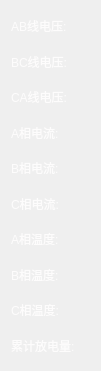
   <widget class="QWidget" name="layoutWidget_4">
    <property name="geometry">
     <rect>
      <x>530</x>
      <y>140</y>
      <width>101</width>
      <height>371</height>
     </rect>
    </property>
    <layout class="QVBoxLayout" name="verticalLayout_7">
     <item>
      <widget class="QLabel" name="label_38">
       <property name="styleSheet">
        <string notr="true">font: 17px &quot;Ubuntu&quot;;
color: rgb(253, 252, 252);</string>
       </property>
       <property name="text">
        <string>AB线电压:</string>
       </property>
      </widget>
     </item>
     <item>
      <widget class="QLabel" name="label_43">
       <property name="styleSheet">
        <string notr="true">font: 17px &quot;Ubuntu&quot;;
color: rgb(253, 252, 252);</string>
       </property>
       <property name="text">
        <string>BC线电压:</string>
       </property>
      </widget>
     </item>
     <item>
      <widget class="QLabel" name="label_142">
       <property name="styleSheet">
        <string notr="true">font: 17px &quot;Ubuntu&quot;;
color: rgb(253, 252, 252);</string>
       </property>
       <property name="text">
        <string>CA线电压:</string>
       </property>
      </widget>
     </item>
     <item>
      <widget class="QLabel" name="label_143">
       <property name="styleSheet">
        <string notr="true">font: 17px &quot;Ubuntu&quot;;
color: rgb(253, 252, 252);</string>
       </property>
       <property name="text">
        <string>A相电流:</string>
       </property>
      </widget>
     </item>
     <item>
      <widget class="QLabel" name="label_144">
       <property name="styleSheet">
        <string notr="true">font: 17px &quot;Ubuntu&quot;;
color: rgb(253, 252, 252);</string>
       </property>
       <property name="text">
        <string>B相电流:</string>
       </property>
      </widget>
     </item>
     <item>
      <widget class="QLabel" name="label_145">
       <property name="styleSheet">
        <string notr="true">font: 17px &quot;Ubuntu&quot;;
color: rgb(253, 252, 252);</string>
       </property>
       <property name="text">
        <string>C相电流:</string>
       </property>
      </widget>
     </item>
     <item>
      <widget class="QLabel" name="label_146">
       <property name="styleSheet">
        <string notr="true">font: 17px &quot;Ubuntu&quot;;
color: rgb(253, 252, 252);</string>
       </property>
       <property name="text">
        <string>A相温度:</string>
       </property>
      </widget>
     </item>
     <item>
      <widget class="QLabel" name="label_147">
       <property name="styleSheet">
        <string notr="true">font: 17px &quot;Ubuntu&quot;;
color: rgb(253, 252, 252);</string>
       </property>
       <property name="text">
        <string>B相温度:</string>
       </property>
      </widget>
     </item>
     <item>
      <widget class="QLabel" name="label_148">
       <property name="styleSheet">
        <string notr="true">font: 17px &quot;Ubuntu&quot;;
color: rgb(253, 252, 252);</string>
       </property>
       <property name="text">
        <string>C相温度:</string>
       </property>
      </widget>
     </item>
     <item>
      <widget class="QLabel" name="label_149">
       <property name="styleSheet">
        <string notr="true">font: 17px &quot;Ubuntu&quot;;
color: rgb(253, 252, 252);</string>
       </property>
       <property name="text">
        <string>累计放电量:</string>
       </property>
      </widget>
     </item>
    </layout>
   </widget>
